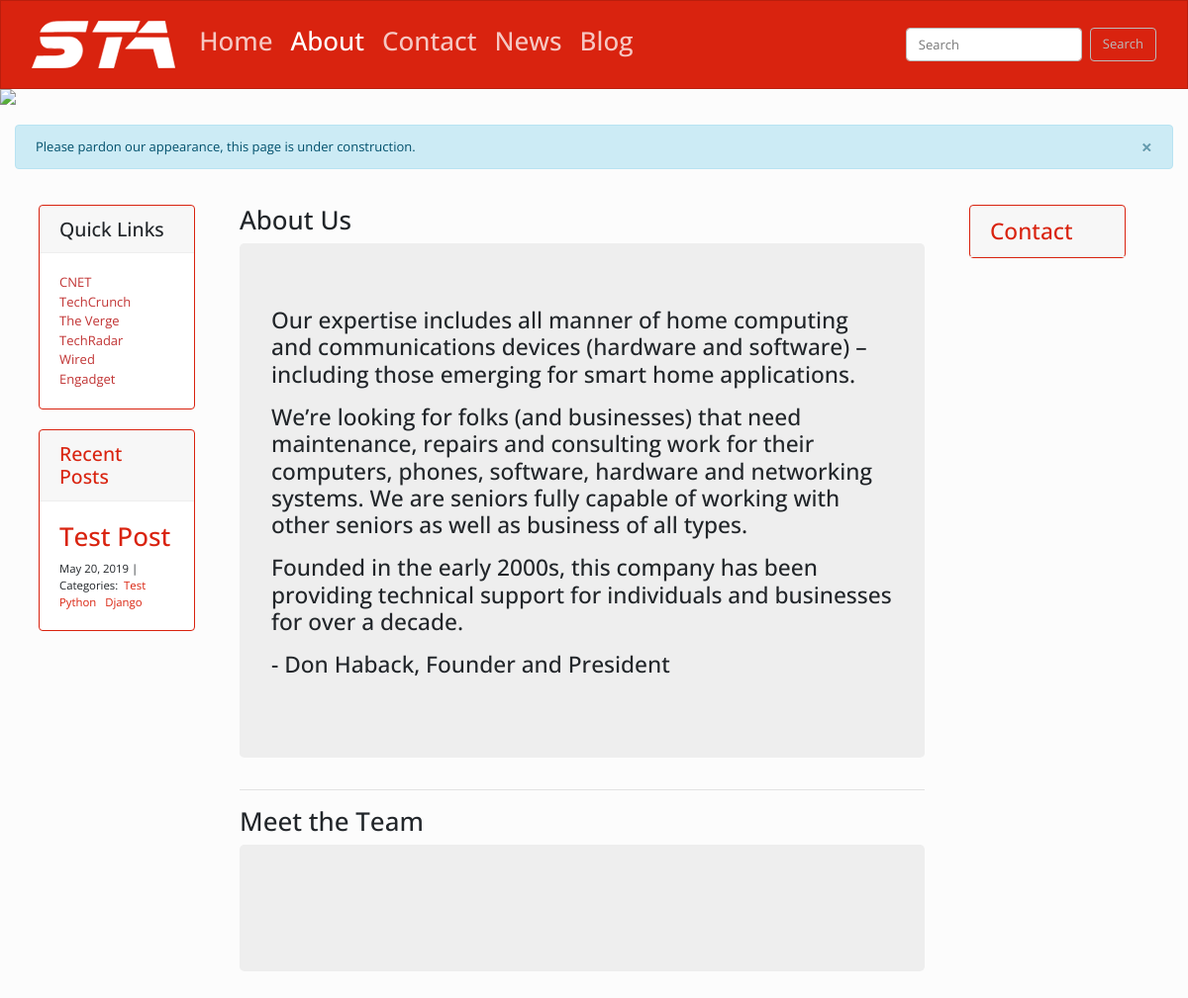
Page /about/ on the earlier database version.
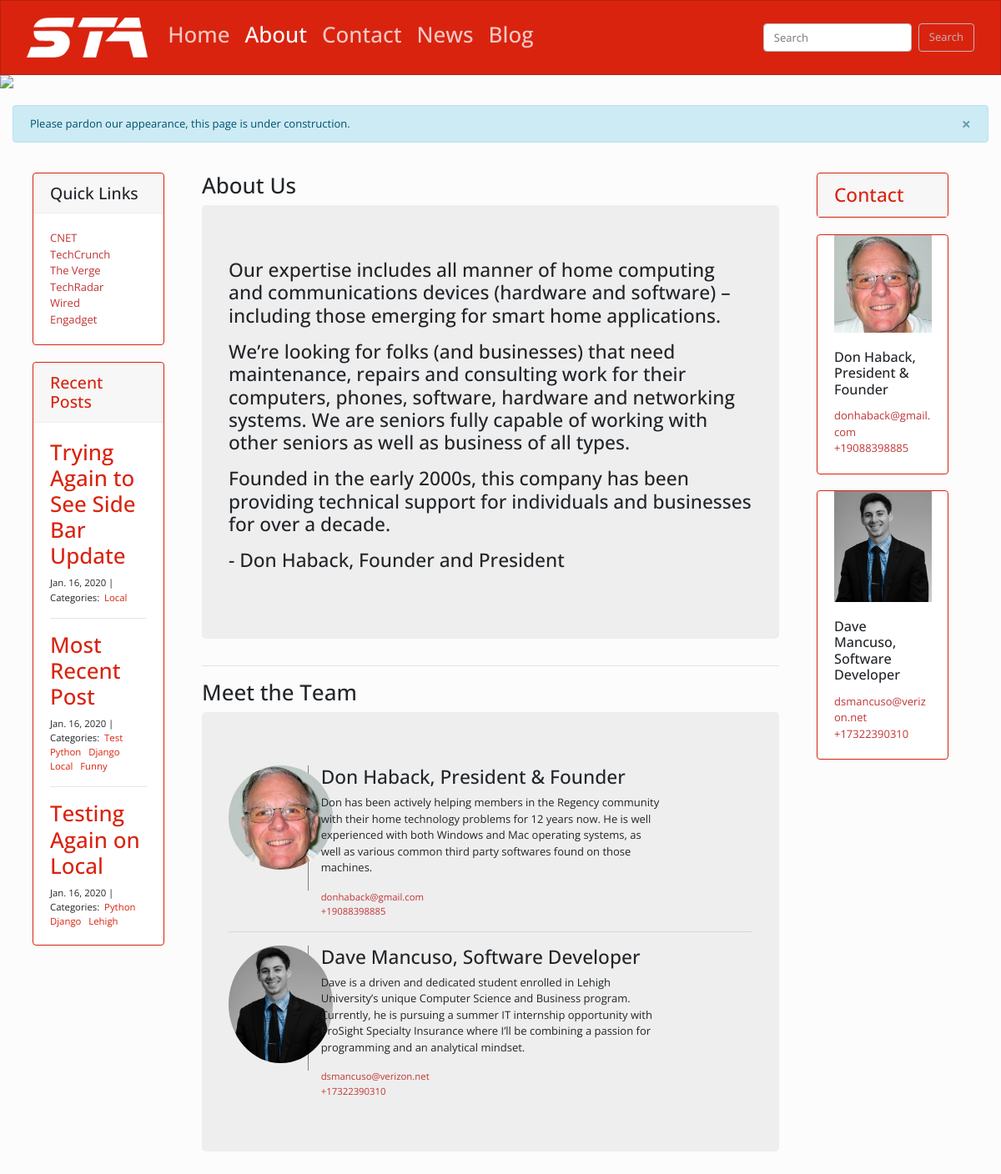
Same page on the later database version.
### blog/models.py (models this page shows, shortened)
class Post(models.Model):
    title = models.CharField(max_length=255)
    body = models.TextField()
    created_on = models.DateTimeField(auto_now_add=True)
    last_modified = models.DateTimeField(auto_now=True)
    categories = models.ManyToManyField('Category', related_name='posts')

class Category(models.Model):
    name = models.CharField(max_length=30)

### about/models.py (models this page shows, shortened)
class Biography(models.Model):
    name = models.CharField(max_length=100)
    title = models.CharField(max_length=100)
    image = models.ImageField(upload_to='images/')
    bio = models.TextField()
    email = models.EmailField()
    phone = PhoneNumberField()
    order = models.IntegerField()
    class Meta:
        ordering = ['order']
        verbose_name_plural = 'Biographies'

### about/views.py (the view)
# urls.py: path('', views.about_index, name='about_index'),
def about_index(request):
    about = About.objects.all()[:1]
    bios = Biography.objects.all()
    recent_posts = Post.objects.all().order_by('-created_on')[:3]
    context = {
        'about': about,
        'bios': bios,
        'recent_posts': recent_posts,
    }
    messages.info(request, 'Please pardon our appearance, this page is under construction.')
    return render(request, 'about.html', context)

### about/templates/about.html (shortened to what this page needs)
{% extends "base.html" %}
{% block page_content %}
<div class="container">
    <h2>About Us</h2>
    <div class="jumbotron">
      {% with about|first as about %}
        <h3> {{ about.text|safe|linebreaks }} </h3>
      {% endwith%}
    </div>
    <hr>
    <h2>Meet the Team</h2>
    <div class="jumbotron">
      {% for bio in bios %}
        <div class="row">
          <div class="col-lg-2">
            <img src="{{ bio.image.url }}" style="border-radius: 50%; width: 125px;">
          </div>
          <div class="col-lg-8">
            <h3> {{ bio.name }}, {{ bio.title }} </h3>
            <p> {{ bio.bio }} </p>
            <small> <a href="mailto:{{ bio.email }}" class="mail"><font color=#c13434>{{ bio.email }}</font></a> <br> <a href="tel:{{ bio.phone }}" class="tel"><font color=#c13434>{{ bio.phone }}</font></a> </small>
          </div>
        </div>
        {% if not forloop.last %}
          <hr>
        {% endif %}
      {% endfor %}
    </div>
</div>
{% endblock %}

### sta_website/templates/base.html (shortened to what the changed rows need)
{% load static %}
<head>
  <link rel="stylesheet" href="https://bootswatch.com/4/simplex/bootstrap.min.css">
  <link rel="stylesheet" href="https://use.fontawesome.com/releases/v5.8.2/css/all.css">
</head>
<body>
<header>
<nav class="navbar navbar-expand-lg navbar-dark bg-primary">
  <div class="container-fluid">
    <div class="collapse navbar-collapse" id="navbarColor01">
      <ul class="navbar-nav mr-auto">
        <li class="nav-item">
          <a class="nav-link" style="padding-right: 10px" href="{% url 'home_index' %}"> <h2> Home </h2> </a>
        </li>
        <li class="nav-item">
          <a class="nav-link" style="padding-right: 10px" href="{% url 'about_index' %}"> <h2> About </h2> </a>
        </li>
        <li class="nav-item">
          <a class="nav-link" style="padding-right: 10px" href="{% url 'contact_index' %}"> <h2> Contact </h2> </a>
        </li>
        <li class="nav-item">
          <a class="nav-link" style="padding-right: 10px" href="{% url 'news_index' %}"> <h2> News </h2></a>
        </li>
        <li class="nav-item">
          <a class="nav-link" style="padding-right: 10px" href="{% url 'blog_index' %}"> <h2> Blog </h2></a>
        </li>
      </ul>
    </div>
  </div>
</nav>
</header>
<br>
<div class="container-fluid">
  {% include 'messages.html' %}
</div>
<div class="container-fluid">
  <div class="pl-4 pr-5 row">
    <div class="col-md-2">
      <div class="sticky-top">
        <br>
        <br>
        <div class="card border-primary md-2 d-none d-lg-block">
          <div class="card-body">
            {% for recent_post in recent_posts %}
              <h2><a href="{% url 'blog_detail' recent_post.pk%}">{{ recent_post.title }}</a></h2>
              <small>
                  {{ recent_post.created_on.date }} |&nbsp;
                  Categories:&nbsp;
                  {% for category in recent_post.categories.all %}
                  <a href="{% url 'blog_category' category.name %}">
                      {{ category.name }}
                  </a>&nbsp;
                  {% endfor %}
              </small>
              {% if not forloop.last %}
                <hr>
              {% endif %}
            {% endfor %}
          </div>
        </div>
      </div>
    </div>
    <div class="col-md-8">
      <br>
      {% block page_content %} {% endblock%}
    </div>
    <div class="col-md-2">
      <div class="sticky-top">
        <br>
        <br>
        {% for bio in bios %}
          <div class="card border-primary md-2 d-none d-lg-block">
            <img class="mx-auto" style="width: 75%; display: block;" src="{{ bio.image.url }}">
            <div class="card-body">
              <h5 class="card-title">{{bio.name}}, {{bio.title}}</h5>
              <p class="card-text">
                <a href="mailto:{{bio.email}}" class="mail"><font color=#c13434>{{bio.email}}</font></a> <br>
                <a href="tel:{{bio.phone}}" class="tel"><font color=#c13434>{{bio.phone}}</font></a>
              </p>
            </div>
          </div>
          {% if not forloop.last %}
            <br>
          {% endif %}
        {% endfor %}
        <br>
      </div>
    </div>
  </div>
</div>
</body>

Differences in the rows shown:
no longer on this page (row unchanged): Post: title "Test Post", created_on "May 20, 2019", Category (name "Test"), Category (name "Python"), Category (name "Django")
added Post: title "Trying Again to See Side Bar Update", created_on "Jan. 16, 2020"
added Category: name "Local"
added Post: title "Most Recent Post", created_on "Jan. 16, 2020", Category (name "Test"), Category (name "Python"), Category (name "Django")
added Category: name "Funny", shown under "Most Recent Post"
added Post: title "Testing Again on Local", created_on "Jan. 16, 2020", Category (name "Python"), Category (name "Django")
added Category: name "Lehigh", shown under "Testing Again on Local"
added Biography: image (picture), name "Don Haback", title "President & Founder", bio "Don has been actively helping members in the Regency community with their home technology problems for 12 years now. He is well experienced with both Windows and Mac operating systems, as well as various common third party softwares found on those machines.", email "donhaback@gmail.com", phone "+19088398885"
added Biography: image (picture), name "Dave Mancuso", title "Software Developer", bio "Dave is a driven and dedicated student enrolled in Lehigh University’s unique Computer Science and Business program. Currently, he is pursuing a summer IT internship opportunity with ProSight Specialty Insurance where I’ll be combining a passion for programming and an analytical mindset.", email "dsmancuso@verizon.net", phone "+17322390310"
